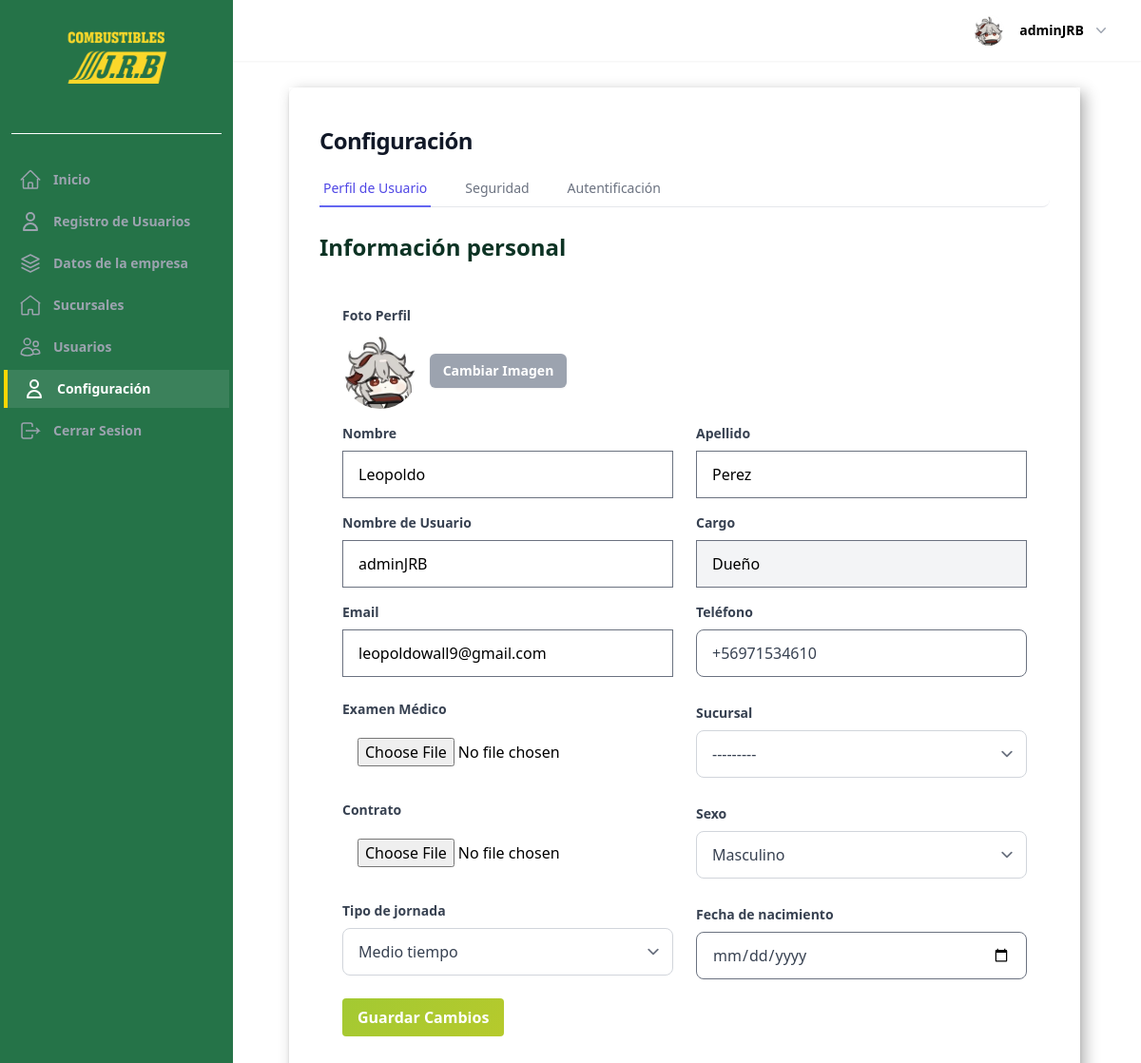
The page /configuracion/ (signed in) on the database as committed earlier.
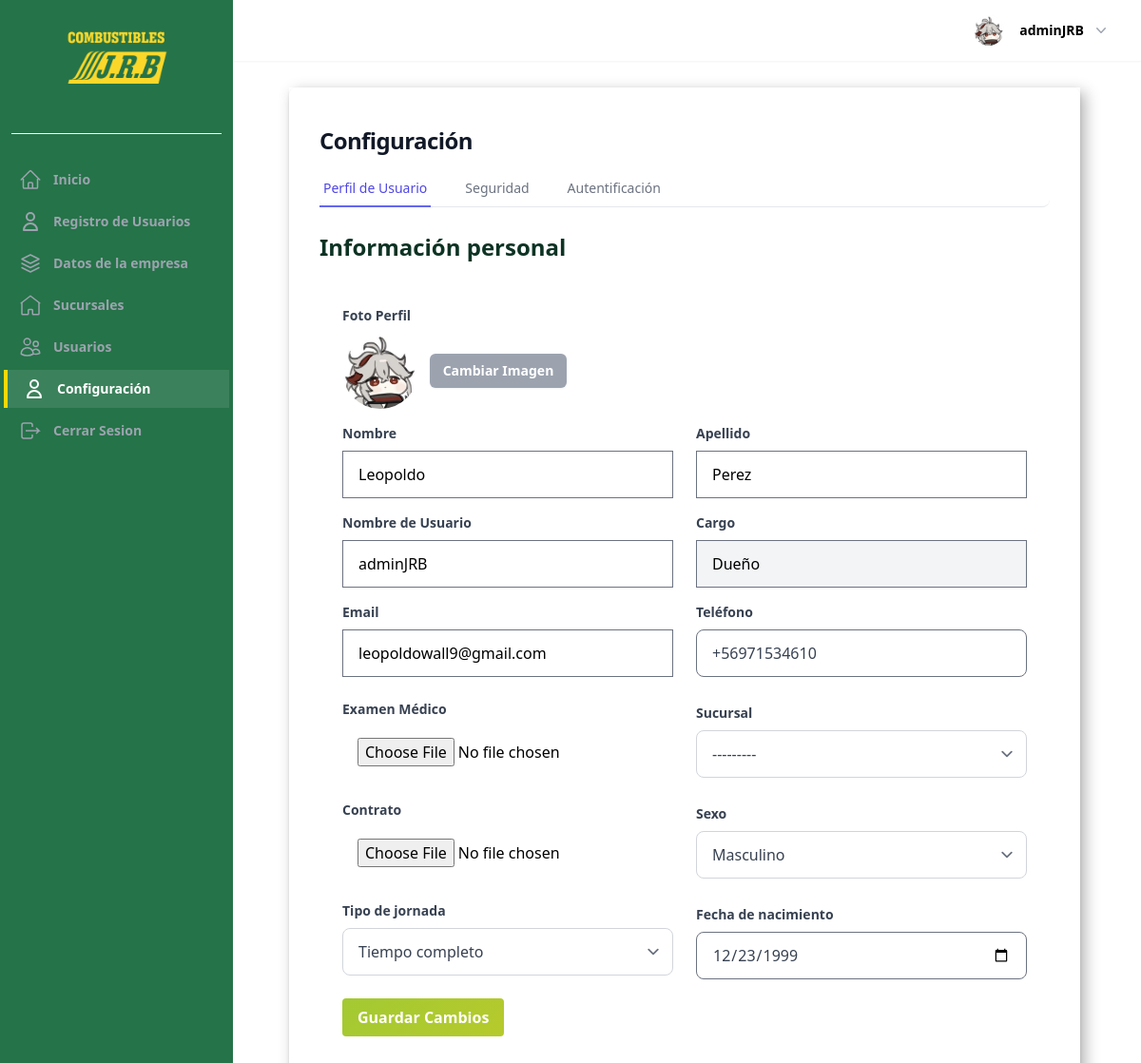
The same page on the database as committed later.
### UsuarioApp/models.py (models this page shows, shortened)
class Profile(models.Model):
    last_activity = models.DateTimeField(null=True, blank=True)
    image = models.ImageField(upload_to=profile_picture_path, default="profile.webp")
    user_FK = models.OneToOneField(
        User, on_delete=models.CASCADE, related_name="profile",
    )
    position_FK = models.ForeignKey(
        Position, on_delete=models.SET_NULL, null=True, blank=True
    )
    company_rut = models.CharField(
        max_length=12,
        blank=True,
        null=True,
        validators=[
            RegexValidator(
                regex=r"^[0-9.]+-[0-9kK]{1}$",
                message="Ingrese un RUT válido en el formato 12.345.678-9",
            )
        ],
        verbose_name="RUT Empresa",
    )
    phone = models.CharField(max_length=20, blank=True, verbose_name="Teléfono")
    gender = models.CharField(
        max_length=1,
        choices=GENDER_CHOICES,
        null=True,
        blank=True,
        verbose_name="Sexo",
    )
    date_of_birth = models.DateField(
        null=True,
        blank=True,
        verbose_name="Fecha de nacimiento",
    )
    salario = models.DecimalField(
        max_digits=10, decimal_places=2, null=True, blank=True, verbose_name="Salario",
    )
    address = models.CharField(max_length=255, blank=True, verbose_name="Dirección")
    date_of_hire = models.DateField(null=True, blank=True, verbose_name="Fecha de contratación")
    is_partime = models.BooleanField(
        default=False,
        choices=[(True, "Tiempo completo"), (False, "Medio tiempo")],
        verbose_name="Tipo de jornada",
    )
    examen_medico = models.FileField(
        upload_to="documentos/examenes/",
        null=True,
        blank=True,
        verbose_name="Examen médico",
    )
    contrato = models.FileField(
        upload_to="documentos/contratos/",
        null=True,
        blank=True,
        verbose_name="Contrato",
    )
    current_branch = models.ForeignKey(
        Sucursal,
        on_delete=models.SET_NULL,
        null=True,
        blank=True,
        related_name="current_profiles",
        verbose_name="Sucursal actual",
    )
    def save(self, *args, **kwargs):
        update_last_activity = kwargs.pop("update_last_activity", False)
        if update_last_activity:
            self.last_activity = timezone.now()
            kwargs["update_fields"] = ["last_activity"]
        if self.pk:
            handle_old_image(Profile, self.pk, self.image)
        super(Profile, self).save(*args, **kwargs)
        if self.image and os.path.exists(self.image.path):
            resize_image(self.image.path, 300)
            crop_image(self.image.path, 300)
    def update_last_activity(self):
        self.save(update_last_activity=True)
    def _has_permission(self, code: str) -> bool:
        return bool(self.position_FK and self.position_FK.permission_code == code)
    def is_owner(self) -> bool:
        return self._has_permission("OWNER")
    def is_admin(self) -> bool:
        return self._has_permission("ADMINISTRATOR")
    class Meta:
        verbose_name = "Perfil"
        verbose_name_plural = "Perfiles"
        ordering = ["-id"]

### UsuarioApp/views.py (the view, shortened to what this page needs)
# urls.py: path("configuracion/", views.ConfigurationView.as_view(), name="configuracion"),
class ConfigurationView(LoginRequiredMixin, ProfileFormProcessingMixin, View):
    template_name = "pages/perfil/configuracion.html"
    success_redirect_name = "configuracion"
    error_message = "Corrige los errores para continuar."
    def get(self, request, *args, **kwargs):
        user = request.user
        profile = user.profile
        user_form = UserUpdateForm(instance=user)
        profile_form = ProfileUpdateForm(instance=profile, user=user)
        password_form = CustomPasswordChangeForm(user=user)
        password_form.helper = FormHelper()
        password_form.helper.form_tag = False
        context = {
            "user_form": user_form,
            "profile_form": profile_form,
            "password_form": password_form,
        }
        return render(request, self.template_name, context)

### UsuarioApp/forms.py
class UserUpdateForm(forms.ModelForm):
    def __init__(self, *args, **kwargs):
        super().__init__(*args, **kwargs)
        self.helper = FormHelper()
        self.helper.form_tag = False
        layout_fields = []
        if "username" in self.fields:
            layout_fields.append("username")
        layout_fields.append("email")
        name_fields = []
        if "first_name" in self.fields:
            name_fields.append(Div("first_name", css_class="flex-1"))
        if "last_name" in self.fields:
            name_fields.append(Div("last_name", css_class="flex-1"))
        name_div = Div(*name_fields, css_class="flex gap-4") if name_fields else None
        layout_items = layout_fields
        if name_div is not None:
            layout_items.append(name_div)
        self.helper.layout = Layout(*layout_items)
    class Meta:
        model = User
        fields = [
            "username",
            "email",
            "first_name",
            "last_name",
        ]

### sucursalApp/models.py (called while the page is built)
    def __str__(self) -> str:
        return f"{self.name} - {self.company.business_name}"

### templates/pages/perfil/configuracion.html (shortened to what the changed rows need)
{% extends "components/Layout/base_pages.html" %}
{% load static %}
{% load tailwind_filters %}
{% load allauth i18n %}
{% load widget_tweaks %}
{% block content_pages %}
<h1 class="max-w-2xl font-bold tracking-tight text-gray-900 text-2xl mb-4">Configuración</h1>
<div>
    <div id="perfil" class="tab-content mt-6">
        <h2 class="h1-title-forms">Información personal</h2>
        <section class="p-6 rounded mt-4">
            <form method="post" enctype="multipart/form-data">
                <div class="flex gap-6 w-1">
                    <div class="flex-1">
                        <div>
                            <label for="{{ profile_form.examen_medico.id_for_label }}" class="block text-gray-700 text-sm font-bold mb-2 mt-6">Examen Médico</label>
                            {{ profile_form.examen_medico|add_class:"py-3 px-4 text-base w-full" }}
                        </div>
                        <div class="mt-6">
                            <label for="{{ profile_form.contrato.id_for_label }}" class="block text-gray-700 text-sm font-bold mb-2">Contrato</label>
                            {{ profile_form.contrato|add_class:"py-3 px-4 text-base w-full" }}
                        </div>
                        <div class="mt-6">
                            <label for="{{ profile_form.is_partime.id_for_label }}" class="block text-gray-700 text-sm font-bold mb-2">Tipo de jornada</label>
                            {{ profile_form.is_partime|add_class:"py-3 px-4 text-base w-full" }}
                        </div>
                    </div>
                    <div class="flex-1">
                        <div class="grid grid-cols-2 gap-4">
                            <div class="">
                                <label for="{{ profile_form.phone.id_for_label }}" class="block text-gray-700 text-sm font-bold mb-2">Teléfono</label>
                                {{ profile_form.phone|add_class:"py-3 px-4 text-base w-full" }}
                            </div>
                            <div class="">
                                <label for="{{ profile_form.current_branch.id_for_label }}" class="block text-gray-700 text-sm font-bold mb-2">Sucursal</label>
                                {{ profile_form.current_branch|add_class:"py-3 px-4 text-base w-full" }}
                            </div>
                            <div class="">
                                <label for="{{ profile_form.gender.id_for_label }}" class="block text-gray-700 text-sm font-bold mb-2">Sexo</label>
                                {{ profile_form.gender|add_class:"py-3 px-4 text-base w-full" }}
                            </div>
                            <div class="">
                                <label for="{{ profile_form.date_of_birth.id_for_label }}" class="block text-gray-700 text-sm font-bold mb-2">Fecha de nacimiento</label>
                                {{ profile_form.date_of_birth|add_class:"py-3 px-4 text-base w-full" }}
                            </div>
                        </div>
                    </div>
                </div>
            </form>
        </section>
    </div>
</div>
                {% url 'account_change_password' as action_url %}
{% endblock content_pages %}

Rows that differ between the two databases and show on the page:
changed Profile "Masculino": is_partime "Medio tiempo" → "Tiempo completo"; date_of_birth (not shown) → "12/23/1999"
